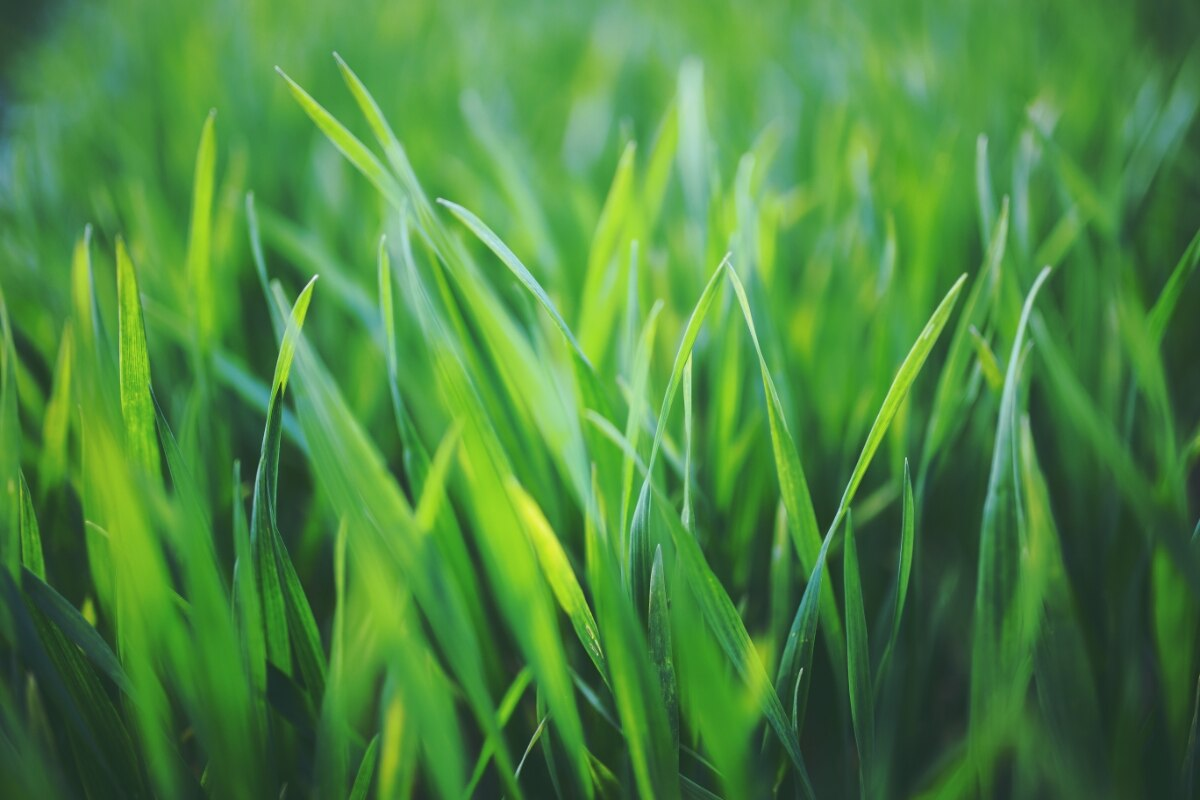
#> input picture data/data1.jpg, 1200 x 800 px, found by its file name; its folder holds 4 pictures in this run
$ python matrix_analysis.py
#> lines starting #> are read from the running program, lines starting #| are printed output that depends on the picture
import numpy as np
import matplotlib.pyplot as plt
import cv2
import os

folder_path = "C:/Users/Jesca Ryanne Acosta/Documents/GitHub/IMAGPRO_MP1/data"

resized_images = []

for filename in os.listdir(folder_path):
    if filename.endswith(".jpg") or filename.endswith(".png"):
        img = cv2.imread(os.path.join(folder_path, filename))
#> img is the input picture: shape (800, 1200, 3); mean B, G, R 64, 135.7, 76
        resized_img = cv2.resize(img, (32, 32))
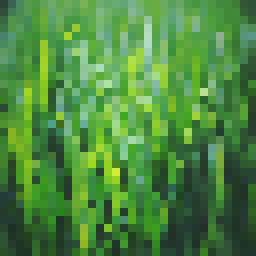
#> resized_img: shape (32, 32, 3) (shown 8 times larger); mean B, G, R 64, 136.4, 76.6
        resized_img = cv2.cvtColor(resized_img, cv2.COLOR_BGR2RGB)
        resized_images.append(resized_img)
#> pass 2 of the loop `for filename in os.listdir(folder_path):`:
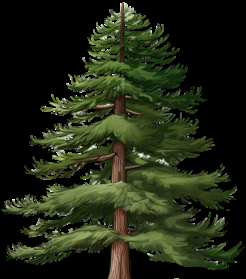
#> input picture data/data2.png, 246 x 279 px, found by its file name
#> img is the input picture: shape (279, 246, 3); mean B, G, R 20.4, 38.9, 32.8
#> `resized_img = cv2.resize(img, (32, 32))`:
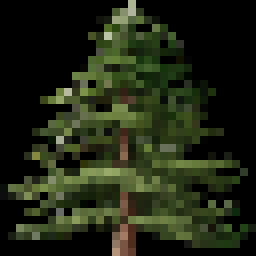
#> resized_img: shape (32, 32, 3) (shown 8 times larger); mean B, G, R 19.8, 37.8, 31.8
#> pass 3 of the loop `for filename in os.listdir(folder_path):`:
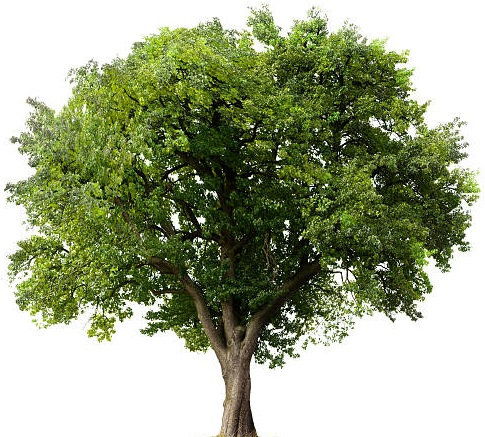
#> input picture data/data3.jpg, 485 x 437 px, found by its file name
#> img is the input picture: shape (437, 485, 3); mean B, G, R 135.4, 165.4, 157.1
#> `resized_img = cv2.resize(img, (32, 32))`:
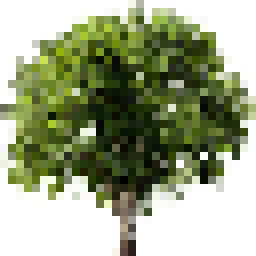
#> resized_img: shape (32, 32, 3) (shown 8 times larger); mean B, G, R 135, 165.3, 157
#> the loop made 4 passes; the first 3 are shown

image_tensor = np.array(resized_images)

plt.figure(figsize=(10, 5))
for i in range(6):
    plt.subplot(2, 3, i+1)
#> (the run stopped early here; a loop or call above may not have finished)
